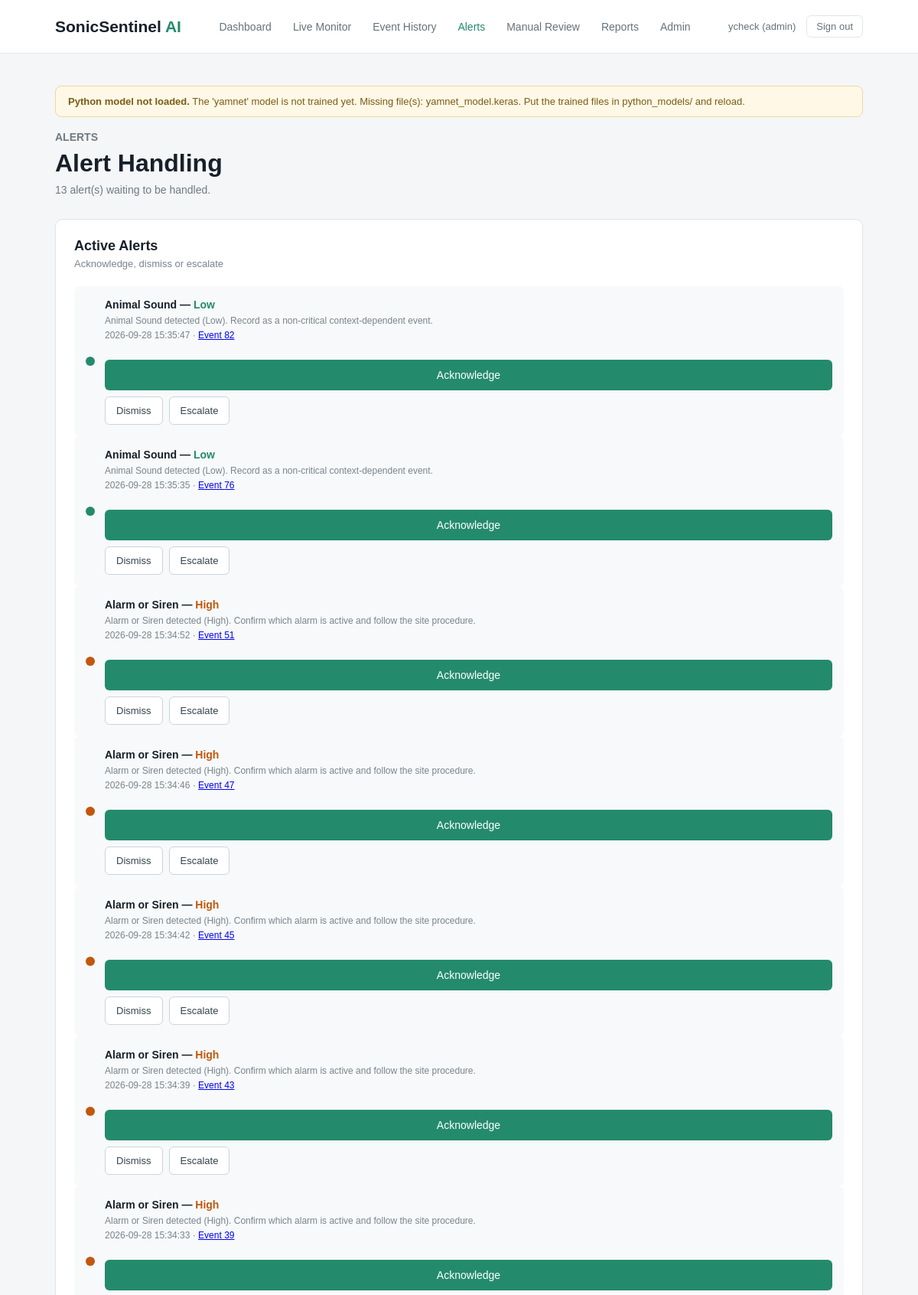
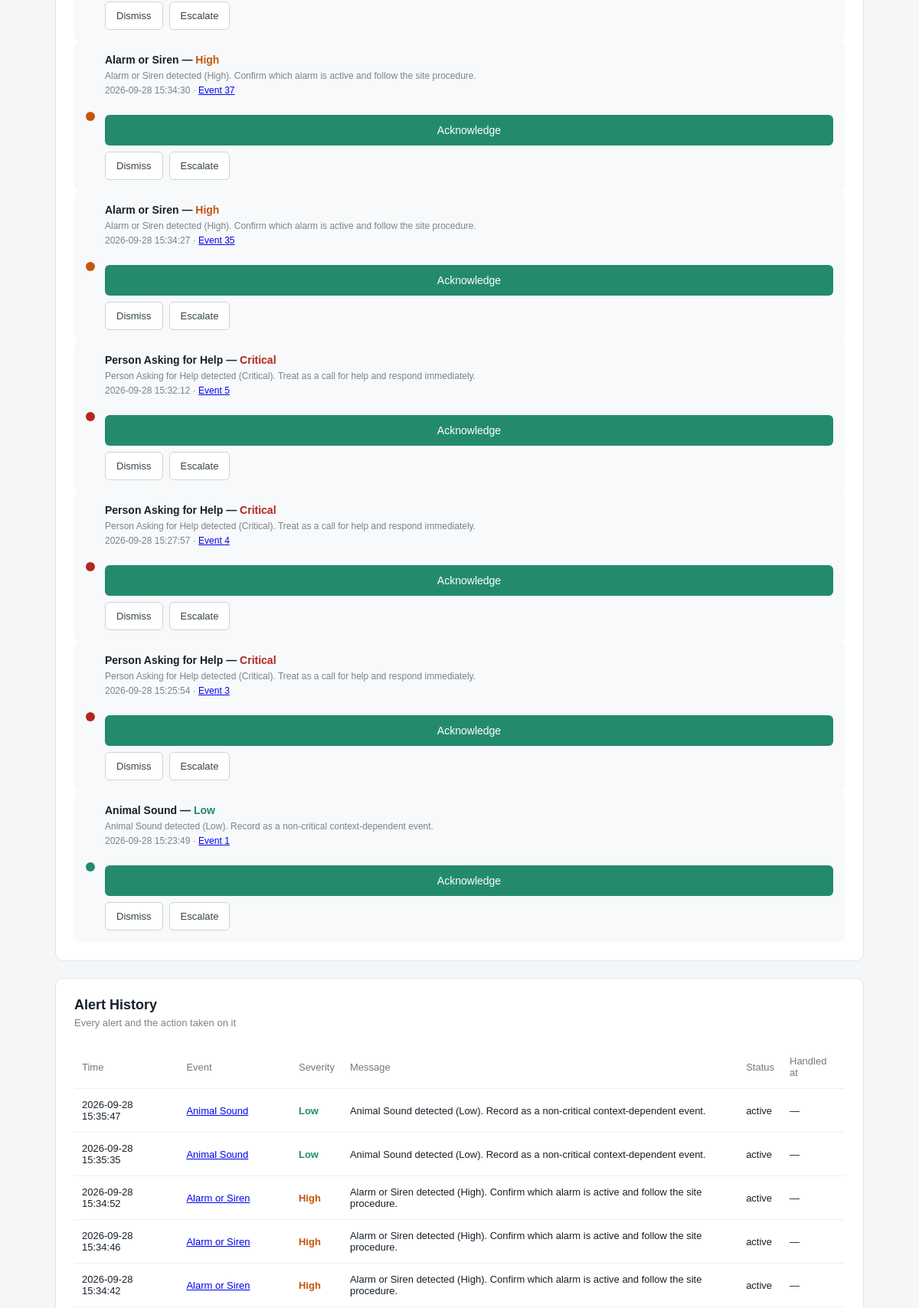
/alerts (signed in, upper part), run on the app's committed database (2 pictures, top to bottom).
### tables this page shows
CREATE TABLE users (
        user_id INTEGER PRIMARY KEY,
        username TEXT NOT NULL UNIQUE,
        password_hash TEXT NOT NULL,
        role TEXT NOT NULL
            CHECK (role IN ('user', 'reviewer', 'operator', 'maintenance', 'admin')),
        full_name TEXT,
        email TEXT,
        created_at TEXT NOT NULL DEFAULT CURRENT_TIMESTAMP
    );

CREATE TABLE alerts (
        alert_id INTEGER PRIMARY KEY,
        detection_id INTEGER NOT NULL,
        severity TEXT NOT NULL,
        message TEXT,
        status TEXT NOT NULL DEFAULT 'active',
        handled_by INTEGER,
        handled_at TEXT,
        created_at TEXT NOT NULL DEFAULT CURRENT_TIMESTAMP,

        FOREIGN KEY (detection_id) REFERENCES detections(detection_id),
        FOREIGN KEY (handled_by) REFERENCES users(user_id)
    );

CREATE TABLE detections (
        detection_id INTEGER PRIMARY KEY,
        audio_id INTEGER,
        segment_index INTEGER NOT NULL DEFAULT 0,
        start_sec REAL,
        end_sec REAL,

        python_class TEXT,
        python_scores TEXT,
        python_confidence REAL,
        python_model_version TEXT,

        gtm_class TEXT,
        gtm_scores TEXT,
        gtm_confidence REAL,
        gtm_model_version TEXT,

        agreement_status TEXT,
        confidence_difference REAL,
        top_two_margin REAL,
        overlapping_classes TEXT,

        quality TEXT,
        quality_notes TEXT,
        noise_level REAL,

        final_class TEXT,
        confidence_level TEXT,
        severity TEXT,
        alert_status TEXT,
        recommended_action TEXT,
        manual_review_required INTEGER NOT NULL DEFAULT 0,
        manual_review_reason TEXT,
        status TEXT NOT NULL DEFAULT 'Classified',
        reviewer_decision TEXT,

        waveform_path TEXT,
        spectrogram_path TEXT,

        created_at TEXT NOT NULL DEFAULT CURRENT_TIMESTAMP,

        FOREIGN KEY (audio_id) REFERENCES audio_files(audio_id)
    );

### app.py (the view, shortened to what this page needs)
@app.route("/alerts", methods=["GET", "POST"])
def alerts():
    user = current_user()
    if user is None:
        return redirect(url_for("login"))
    message = None
    error_message = None
    context = page_context()
    context["user"] = user
    return render_template(
        "alerts.html",
        active_alerts=database.get_alerts("active"),
        alert_history=database.get_alerts(),
        message=message,
        error_message=error_message,
        **context,
    )

### app.py (called while the page is built, shortened)
def current_user():
    user_id = session.get("user_id")
    if not user_id:
        return None
    return database.get_user(user_id)

def gtm_ready():
    model_file = os.path.join("gtm_model", "model.json")
    return bool(GTM_MODEL_URL) or os.path.exists(model_file)

def encoder_classes():
    import joblib
    path = os.path.join("python_models", LABEL_ENCODER_FILE)
    return [str(c) for c in joblib.load(path).classes_]

def gtm_label_check():
    meta = os.path.join("gtm_model", "metadata.json")
    if not os.path.exists(meta):
        return None
    try:
        with open(meta) as handle:
            labels = json.load(handle).get("labels")
    except ValueError as error:
        return f"gtm_model/metadata.json could not be read: {error}"
    try:
        expected = encoder_classes()
    except Exception as error:
        return f"label_encoder.pkl could not be read: {error}"

def gtm_info():
    source = GTM_MODEL_URL or "/gtm_model/"
    problem = gtm_label_check()
    if problem:
        message = problem
    elif gtm_ready():
        message = "The browser model is loaded in the browser."
    else:
        message = (
            "No browser model found. Put model.json, the weight shard and "
            "metadata.json in gtm_model/, or set the GTM_MODEL_URL environment variable."
        )
    try:
        classes = encoder_classes()
    except Exception:
        classes = list(CLASSES)
    return {
        "ready": gtm_ready() and not problem,
        "source": source,
        "version": GTM_MODEL_VERSION,
        "classes": classes,
        "message": message,
    }

def page_context():
    user = current_user()
    return {
        "user": user,
        "classes": CLASSES,
        "class_names": {name: display_name(name) for name in CLASSES},
        "severities": ["Informational", "Low", "Medium", "High", "Critical"],
        "qualities": ["Good", "Acceptable", "Poor", "Unusable"],
        "statuses": EVENT_STATUSES,
        "model_status": python_model.model_status(),
        "gtm": gtm_info(),
    }

### config/config.py (called while the page is built)
def display_name(class_id):
    return CLASS_NAMES.get(class_id, class_id)

def selected_model_name():
    try:
        with open(SELECTION_FILE) as handle:
            chosen = json.load(handle).get("selected")
    except (OSError, ValueError):
        return None
    return chosen if chosen in PYTHON_MODELS else None

### src/python_model.py (called while the page is built)
def active_model_name():
    return selected_model_name() or ACTIVE_PYTHON_MODEL

### templates/alerts.html (shortened to what this page needs)
{% extends "base.html" %}
{% set active_page = 'alerts' %}
{% block content %}
<section class="page-heading">
    <div>
        <p class="small-title">ALERTS</p>
        <h1>Alert Handling</h1>
        <p>{{ active_alerts|length }} alert(s) waiting to be handled.</p>
    </div>
</section>
<section class="card">
    <div class="card-heading">
        <div>
            <h2>Active Alerts</h2>
            <p>Acknowledge, dismiss or escalate</p>
        </div>
    </div>
    {% for alert in active_alerts %}
    <div class="alert-status">
        <div class="alert-dot severity-dot-{{ alert['severity']|lower }}"></div>
        <div class="alert-body">
            <strong>
                {{ display_name(alert['final_class'] or 'unknown') }} —
                <span class="severity-{{ alert['severity']|lower }}">{{ alert['severity'] }}</span>
            </strong>
            <p>{{ alert['message'] }}</p>
            <p class="muted">
                {{ alert['created_at'] }} ·
                <a href="{{ url_for('detection_detail', detection_id=alert['detection_id']) }}">Event {{ alert['detection_id'] }}</a>
            </p>
            {% if user['role'] in ['operator', 'admin', 'reviewer', 'maintenance'] %}
            <form method="POST" class="inline-form">
                <button type="submit" name="action" value="acknowledged" class="main-button small-button">Acknowledge</button>
                <button type="submit" name="action" value="dismissed" class="secondary-button">Dismiss</button>
                <button type="submit" name="action" value="escalated" class="secondary-button">Escalate</button>
            </form>
            {% endif %}
        </div>
    </div>
    {% else %}
    <div class="empty-result">
        <div class="empty-icon">&#10003;</div>
        <h3>No active alerts</h3>
        <p>Every alert has been handled.</p>
    </div>
    {% endfor %}
</section>
<section class="card events-card">
    <div class="card-heading">
        <div>
            <h2>Alert History</h2>
            <p>Every alert and the action taken on it</p>
        </div>
    </div>
    <div class="table-wrapper">
        <table>
            <thead>
                <tr>
                    <th>Time</th>
                    <th>Event</th>
                    <th>Severity</th>
                    <th>Message</th>
                    <th>Status</th>
                    <th>Handled at</th>
                </tr>
            </thead>
            <tbody>
                {% for alert in alert_history %}
                <tr>
                    <td>{{ alert['created_at'] }}</td>
                    <td>
                        <a href="{{ url_for('detection_detail', detection_id=alert['detection_id']) }}">
                            {{ display_name(alert['final_class'] or 'unknown') }}
                        </a>
                    </td>
                    <td><span class="severity-{{ alert['severity']|lower }}">{{ alert['severity'] }}</span></td>
                    <td>{{ alert['message'] }}</td>
                    <td>{{ alert['status'] }}</td>
                    <td>{{ alert['handled_at'] or '—' }}</td>
                </tr>
                {% else %}
                <tr><td colspan="6" class="muted">No alerts recorded yet.</td></tr>
                {% endfor %}
            </tbody>
        </table>
    </div>
</section>
{% endblock %}

### templates/base.html (shortened to what this page needs)
<!DOCTYPE html>
<html lang="en">
<head>
    <link rel="stylesheet" href="{{ url_for('static', filename='style.css') }}">
</head>
<body>
<header class="navbar">
    <div class="logo">
        SonicSentinel <span>AI</span>
    </div>
    {% if user %}
    <nav>
        <a href="{{ url_for('dashboard') }}" class="{% if active_page == 'dashboard' %}active{% endif %}">Dashboard</a>
        <a href="{{ url_for('live') }}" class="{% if active_page == 'live' %}active{% endif %}">Live Monitor</a>
        <a href="{{ url_for('event_history') }}" class="{% if active_page == 'history' %}active{% endif %}">Event History</a>
        <a href="{{ url_for('alerts') }}" class="{% if active_page == 'alerts' %}active{% endif %}">Alerts</a>
        <a href="{{ url_for('manual_review') }}" class="{% if active_page == 'review' %}active{% endif %}">Manual Review</a>
        <a href="{{ url_for('reports') }}" class="{% if active_page == 'reports' %}active{% endif %}">Reports</a>
        {% if user['role'] == 'admin' %}
        <a href="{{ url_for('admin') }}" class="{% if active_page == 'admin' %}active{% endif %}">Admin</a>
        {% endif %}
    </nav>
    <div class="user-box">
        <a href="{{ url_for('profile') }}">{{ user['username'] }} ({{ user['role'] }})</a>
        <a href="{{ url_for('logout') }}" class="logout-link">Sign out</a>
    </div>
    {% endif %}
</header>
<main class="container">
    {% if model_status and not model_status.available %}
    <div class="notice-box">
        <strong>Python model not loaded.</strong> {{ model_status.message }}
    </div>
    {% endif %}
    {% block content %}{% endblock %}
</main>
</body>
</html>

### static/style.css (style rules this page uses)
* { margin: 0; padding: 0; box-sizing: border-box; }
body { font-family: Arial, sans-serif; background: #f4f6f8; color: #17202a; }
.navbar { height: 70px; background: #ffffff; border-bottom: 1px solid #e2e6e9; display: flex; align-items: center; justify-content: space-between; padding: 0 6%; }
.logo { font-size: 21px; font-weight: 700; }
.logo span { color: #238b6c; }
nav { display: flex; gap: 28px; }
nav a { text-decoration: none; color: #66717b; font-size: 14px; }
nav a:hover, nav a.active { color: #238b6c; }
.container { width: 88%; max-width: 1250px; margin: 0 auto; padding: 42px 0; }
.page-heading { display: flex; justify-content: space-between; align-items: center; margin-bottom: 30px; }
.small-title { color: #238b6c; font-size: 12px; font-weight: 700; margin-bottom: 8px; }
.page-heading h1 { font-size: 32px; margin-bottom: 8px; }
.page-heading p { color: #707a83; font-size: 14px; }
.card { background: #ffffff; border: 1px solid #e1e5e8; border-radius: 10px; padding: 24px; }
.card-heading { display: flex; align-items: flex-start; justify-content: space-between; margin-bottom: 22px; }
.card-heading h2 { font-size: 18px; margin-bottom: 5px; }
.card-heading p { color: #7a848c; font-size: 13px; }
.main-button { width: 100%; border: none; background: #238b6c; color: white; padding: 12px; border-radius: 6px; margin-top: 15px; font-size: 14px; cursor: pointer; }
.secondary-button { border: 1px solid #ccd5d9; background: #ffffff; color: #34434b; padding: 10px 14px; border-radius: 6px; font-size: 13px; cursor: pointer; }
.small-button { margin-top: 15px; }
.alert-status { display: flex; gap: 13px; align-items: center; padding: 15px; background: #f7f9fa; border-radius: 7px; }
.alert-dot { width: 12px; height: 12px; background: #2da675; border-radius: 50%; }
.alert-status strong { font-size: 14px; }
.alert-status p { color: #7a848c; font-size: 12px; margin-top: 5px; }
.events-card { margin-top: 22px; }
.table-wrapper { overflow-x: auto; }
table { width: 100%; border-collapse: collapse; }
th, td { padding: 13px 10px; text-align: left; border-bottom: 1px solid #edf0f1; font-size: 13px; }
th { color: #707a82; font-weight: 500; }
.user-box { display: flex; gap: 14px; align-items: center; font-size: 13px; }
.user-box a { color: #66717b; text-decoration: none; }
.logout-link { border: 1px solid #e2e6e9; padding: 6px 12px; border-radius: 6px; }
.notice-box { background: #fff8e6; border: 1px solid #f0d89b; color: #7a5c15; padding: 12px 16px; border-radius: 8px; font-size: 13px; margin-bottom: 18px; }
.muted { color: #707a83; font-size: 13px; }
.inline-form { display: flex; gap: 8px; margin-top: 10px; flex-wrap: wrap; }
.alert-body { flex: 1; }
.severity-critical { color: #b3261e; font-weight: 700; }
.severity-high { color: #c2570d; font-weight: 700; }
.severity-low { color: #238b6c; font-weight: 600; }
.severity-dot-critical { background: #b3261e; }
.severity-dot-high { background: #c2570d; }
.severity-dot-low { background: #238b6c; }

### data on the page
users: username "ycheck", role "admin"
alerts: severity "Low", message "Animal Sound detected (Low). Record as a non-critical context-dependent event.", created_at "2026-09-28 15:35:47", detection_id "82", status "active", alert "—"
detections: final_class "Animal Sound"
alerts: severity "Low", message "Animal Sound detected (Low). Record as a non-critical context-dependent event.", created_at "2026-09-28 15:35:35", detection_id "76", status "active", alert "—"
detections: final_class "Animal Sound"
alerts: severity "High", message "Alarm or Siren detected (High). Confirm which alarm is active and follow the site procedure.", created_at "2026-09-28 15:34:52", detection_id "51", status "active", alert "—"
detections: final_class "Alarm or Siren"
alerts: severity "High", message "Alarm or Siren detected (High). Confirm which alarm is active and follow the site procedure.", created_at "2026-09-28 15:34:46", detection_id "47", status "active", alert "—"
detections: final_class "Alarm or Siren"
alerts: severity "High", message "Alarm or Siren detected (High). Confirm which alarm is active and follow the site procedure.", created_at "2026-09-28 15:34:42", detection_id "45", status "active", alert "—"
detections: final_class "Alarm or Siren"
alerts: severity "High", message "Alarm or Siren detected (High). Confirm which alarm is active and follow the site procedure.", created_at "2026-09-28 15:34:39", detection_id "43"
detections: final_class "Alarm or Siren"
alerts: severity "High", message "Alarm or Siren detected (High). Confirm which alarm is active and follow the site procedure.", created_at "2026-09-28 15:34:33", detection_id "39"
detections: final_class "Alarm or Siren"
alerts: severity "High", message "Alarm or Siren detected (High). Confirm which alarm is active and follow the site procedure.", created_at "2026-09-28 15:34:30", detection_id "37"
detections: final_class "Alarm or Siren"
alerts: severity "High", message "Alarm or Siren detected (High). Confirm which alarm is active and follow the site procedure.", created_at "2026-09-28 15:34:27", detection_id "35"
detections: final_class "Alarm or Siren"
alerts: severity "Critical", message "Person Asking for Help detected (Critical). Treat as a call for help and respond immediately.", created_at "2026-09-28 15:32:12", detection_id "5"
detections: final_class "Person Asking for Help"
alerts: severity "Critical", message "Person Asking for Help detected (Critical). Treat as a call for help and respond immediately.", created_at "2026-09-28 15:27:57", detection_id "4"
detections: final_class "Person Asking for Help"
alerts: severity "Critical", message "Person Asking for Help detected (Critical). Treat as a call for help and respond immediately.", created_at "2026-09-28 15:25:54", detection_id "3"
detections: final_class "Person Asking for Help"
alerts: severity "Low", message "Animal Sound detected (Low). Record as a non-critical context-dependent event.", created_at "2026-09-28 15:23:49", detection_id "1"
detections: final_class "Animal Sound"

### other printed values
{{ model_status.message }} "The 'yamnet' model is not trained yet. Missing file(s): yamnet_model.keras. Put the trained files in python_models/ and reload."
{{ active_alerts|length }} "13"
